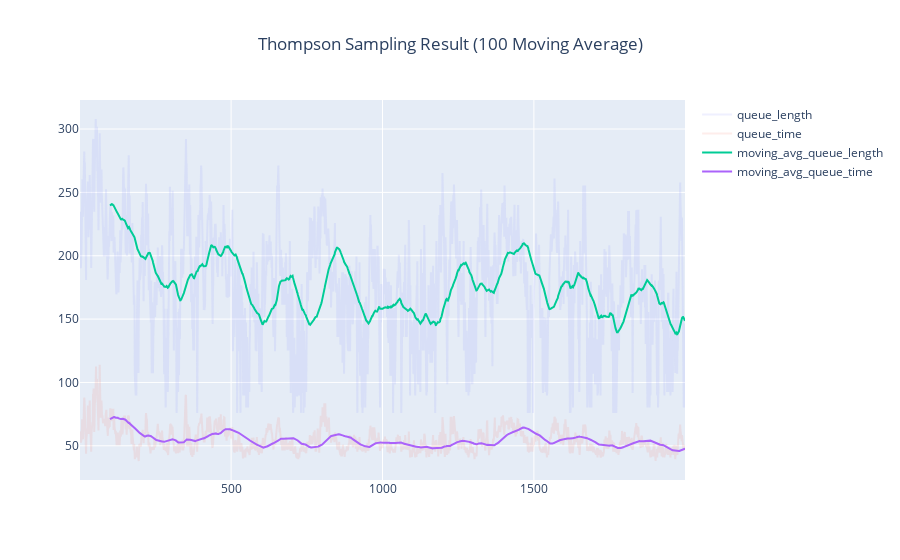

Source (notebook cell):
### Code cell
vis(thompson_target, 100, 'Thompson Sampling Result (100 Moving Average)')

### Figure 1 — Plotly figure (JSON) as saved in the notebook; plotly's stock layout.template omitted (floating-point values rounded to 4 significant figures; data arrays with more than 128 entries replaced by an {"elided": "..."} marker saying what was removed)
{"data": [{"name": "queue_length", "opacity": 0.1, "type": "scatter", "x": {"elided": "1999 int values"}, "y": {"elided": "1999 float values"}}, {"name": "queue_time", "opacity": 0.1, "type": "scatter", "x": {"elided": "1999 int values"}, "y": {"elided": "1999 float values"}}, {"name": "moving_avg_queue_length", "type": "scatter", "x": {"elided": "1999 int values"}, "y": {"elided": "1999 float values"}}, {"name": "moving_avg_queue_time", "type": "scatter", "x": {"elided": "1999 int values"}, "y": {"elided": "1999 float values"}}], "layout": {"title": {"text": "Thompson Sampling Result (100 Moving Average)", "x": 0.5}}}
